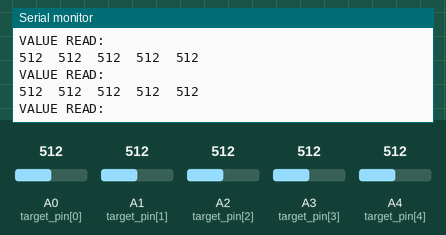
Simulated run of this sketch. Board: Arduino Uno, built with avr-gcc and run on an emulated ATmega328P. On the bench: the last lines printed to the serial monitor. The test bench sets the inputs (shaded band); at power-on: A0 (target_pin[0]) = 512, A1 (target_pin[1]) = 512, A2 (target_pin[2]) = 512, A3 (target_pin[3]) = 512, A4 (target_pin[4]) = 512.

Above: at 2.6 s.
2.7 s: A0 (target_pin[0]) set to 105
At 3.2 s:
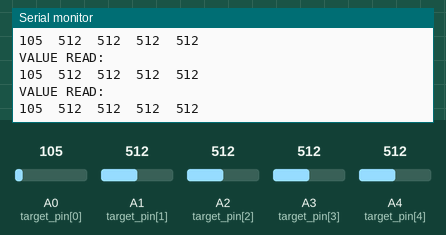
5.7 s: A0 (target_pin[0]) set to 89
At 6.7 s:
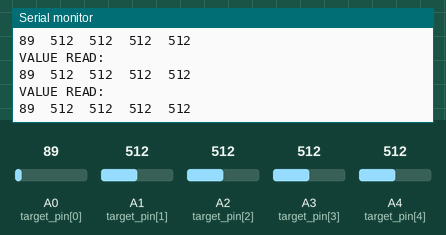
11.7 s: A1 (target_pin[1]) set to 109
At 12.3 s:
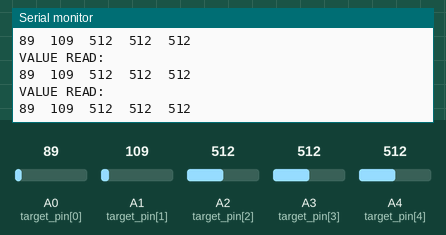
14.7 s: A1 (target_pin[1]) set to 95
At 15.5 s:
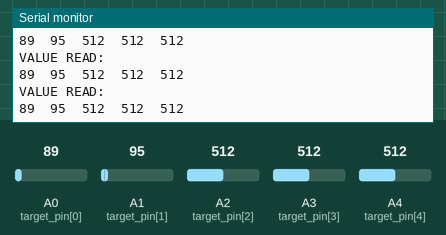
17.7 s: A2 (target_pin[2]) set to 110
At 18.6 s:
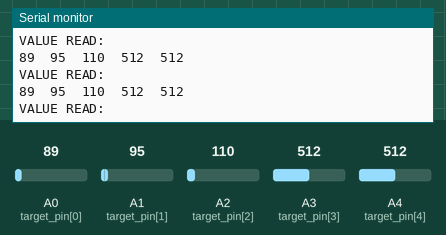
19.2 s: A2 (target_pin[2]) set to 90
At 19.9 s:
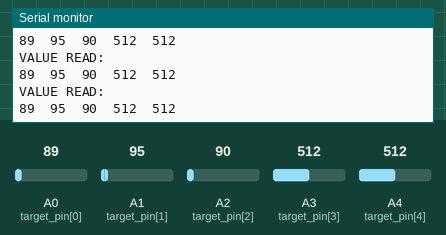
Timing chart, 0 to 21.7 s (numbered marks = the images above; inputs shaded):
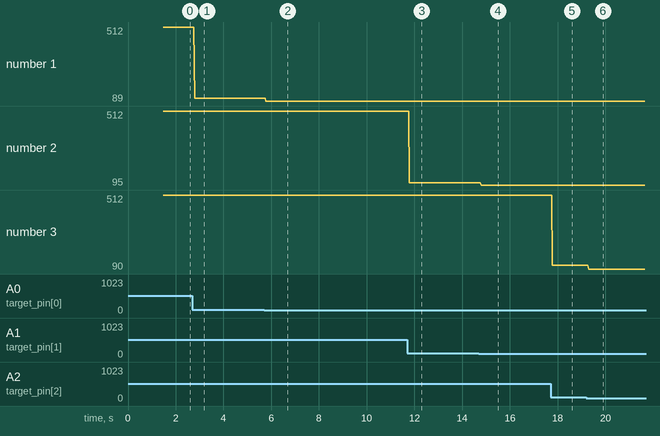

The sketch:

debug_bersaglio_2.ino
```cpp
/*
 *  PROGRAM TO READ VALUE AND STUDY THE THRESHOLD
 *
 *  Use with python program
 *
 */


// target pinout
int target_pin[5]= {A0, A1, A2, A3, A4};
int threshold_target[5];


void setup() {

  Serial.begin(9600);

  // target setup
  for (int i=0; i<5; i++){
    pinMode(target_pin[i], INPUT_PULLUP); //check it
  }


  // threshold calibration
  for (int i=0; i<5; i++){
    Serial.println("Calibration threshold:" + String(i+1));
    threshold_target[i]= calibration_fun(target_pin[i]);
  }


  Serial.println("Threshold: ");
  for (int i=0; i<5; i++)
    Serial.println(threshold_target[i]);
}

void loop() {

    Serial.println("VALUE READ:");
    for (int i=0; i<5; i++){
      Serial.print(read_value(target_pin[i]));
      Serial.print("\t");
    }
    Serial.println();
}

// Calibration function

int calibration_fun(int target){
  double sum = 0.0;
  int value=0;

  for (int i =0; i<50; i++){
    value = analogRead(target);
    sum += value;
    Serial.println(value);
    delay(5);
  }

  double mean=sum / 50;

  return mean*(0.08/500*(800- mean)+1.02);
}


// read a value register for a point making a mean of 5 value, to reduce the noise activation

int read_value(int target_pin){
  double sum = 0.0;

  for (int i =0; i<5; i++){
    sum += analogRead(target_pin);
  }

  return sum / 5;
}
```

Measured:
- the behaviour switches between 100 and 99 on A2 (target_pin[2]) (found by bisection; images 5 and 6)
- after the input at 2.7 s, the serial monitor: prints a new line after 0.09 s (image 1)
- after the input at 5.7 s, the serial monitor: prints a new line after 0.08 s (image 2)
- after the input at 11.7 s, the serial monitor: prints a new line after 0.09 s (image 3)
- after the input at 14.7 s, the serial monitor: prints a new line after 0.10 s (image 4)
- after the input at 17.7 s, the serial monitor: prints a new line after 0.08 s (image 5)
- after the input at 19.2 s, the serial monitor: prints a new line after 0.09 s (image 6)
- plotted number 1: 512 → 105 after the input at 2.7 s, 105 → 89 after the input at 5.7 s
